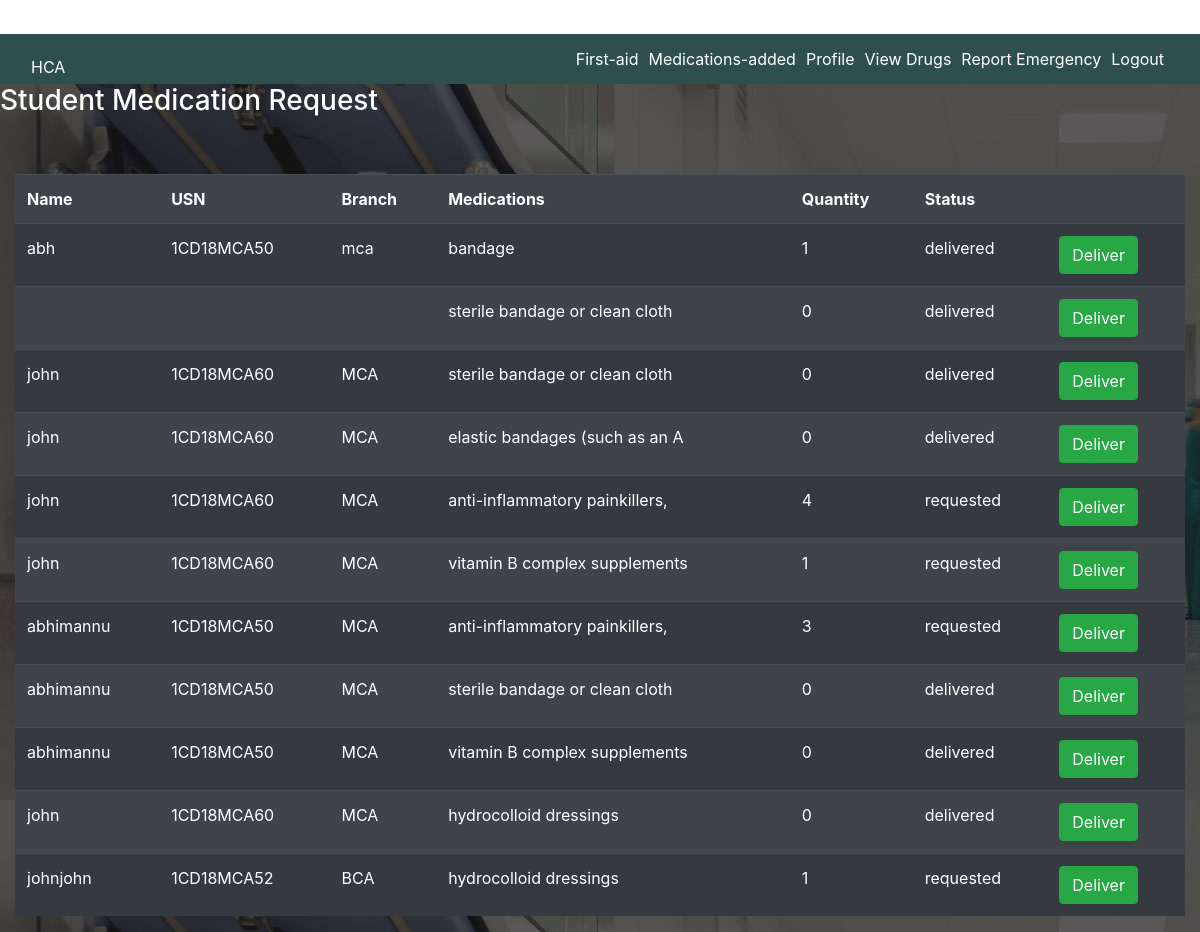
The page /student_req.php on the database its author committed.
### tables this page shows
CREATE TABLE `student_drug` (
  `name` varchar(30) NOT NULL,
  `usn` varchar(30) NOT NULL,
  `branch` varchar(30) NOT NULL,
  `du` varchar(30) NOT NULL,
  `stock` varchar(30) NOT NULL,
  `status` varchar(50) NOT NULL
);

### student_req.php (the view, shortened to what this page needs)
<?php
include("bootstrap.php");
include("headers_include.php");
include("connection.php");
$query="select * from student_drug";
$data=mysqli_query($con,$query);
$total=mysqli_num_rows($data);
if($total!=0)
{
    echo "
    <h3>Student Medication Request</h3><br/><br/><br/><br/>
    <div class=container-fluid>
    <form method=post>
    <table align=center cellspaceing=5 colspaceing=5 class='table table-striped table-dark' id=tab1>
          <tr>
              <th scope=col>Name</th>
              <th scope=col>USN</th>
              <th scope=col>Branch</th>
              <th scope=col>Medications</th>
              <th scope=col>Quantity</th>
              <th colspan=2> Status</th>
          </tr>
          ";
    while($result=mysqli_fetch_array($data))
    {
     echo "<tr>
               <td>".$result['name']."</td>
               <td>".$result['usn']."</td>
               <td>".$result['branch']."</td>
               <td>".$result['du']."</td>
               <td>".$result['stock']."</td>
               <td>".$result['status']."</td>
               <td><a href='student_requpdate.php?a=$result[usn]&b=$result[du]' class='btn btn-success' name='deliver'>Deliver</a></td>
               ";
    }
}
else
{
 echo "No records to display";
}
?>
<!DOCTYPE html>
<html lang="en">
<head>
</head>
<body>
</body>
</html>

### bootstrap.php (shortened to what this page needs)
<!DOCTYPE html>
<html lang="en">
<head>
<link rel="stylesheet" href="https://stackpath.bootstrapcdn.com/bootstrap/4.3.1/css/bootstrap.min.css">
</head>
<body>
</body>
</html>

### headers_include.php (shortened to what this page needs)
<?php
if($_SESSION['user']=="chethan"){
include("adimnheader.php");
}else{
    include("userheader.php");
}
?>
<!DOCTYPE html>
<html lang="en">
<head>
</head>
<body>
</body>
</html>

### userheader.php (shortened to what this page needs)
<!DOCTYPE html>
<html lang="en">
<head>
<link rel="stylesheet" href="https://stackpath.bootstrapcdn.com/bootstrap/4.3.1/css/bootstrap.min.css">
</head>
<body>
   <?php include("header.php") ?>
   <nav class="navbar navbar-inverse navbar-fixed-top" id="nav">
       <div class="container-fluid">
          <div class="headertxt">
              HCA
          </div>
          <ul>
              <li class="active"><a href="index.php">First-aid</a></li>
              <li><a href="medication_added.php" class="mu">Medications-added</a></li>
              <li><a href="profile.php" class="p">Profile</a></li>
              <li><a href="view_drugsuser.php" class="vd">View Drugs</a></li>
              <li><a href="emergency_menu.php" class="em">Report Emergency</a></li>
              <li><a href="login.php">Logout</a></li>
          </ul>
       </div>
   </nav>

### header.php (shortened to what this page needs)
<!DOCTYPE html>
<html lang="en">
<head>
 <link rel="stylesheet" href="https://stackpath.bootstrapcdn.com/bootstrap/4.3.1/css/bootstrap.min.css">
</head>
<body>
   <div class="page-header" id="head1">
   <h3 align="center" style="font-family:'times new roman'; color:white;">Add- college name / any department</h3>
</div>
</body>
</html>

### userheader.php (style rules this page uses)
ul li { float: left; margin:5px; text-decoration: none; list-style: none; display: block; }
#nav { background-color: darkslategrey; margin-top: -8px; color: white; font-weight:; height: 50px; }
li a { text-decoration: none; color: white; }

### header.php (style rules this page uses)
#head1 { background-color: white; color: navy; }

### headers_include.php (style rules this page uses)
body { background: url(images/1.jpg); color: white; }

### student_req.php (style rules this page uses)
#tab1 { margin-top: -4%; }

### rows shown on the page
student_drug: name "abh", usn "1CD18MCA50", branch "mca", du "bandage", stock "1", status "delivered"
student_drug: du "sterile bandage or clean cloth", stock "0", status "delivered"
student_drug: name "john", usn "1CD18MCA60", branch "MCA", du "sterile bandage or clean cloth", stock "0", status "delivered"
student_drug: name "john", usn "1CD18MCA60", branch "MCA", du "elastic bandages (such as an A", stock "0", status "delivered"
student_drug: name "john", usn "1CD18MCA60", branch "MCA", du "anti-inflammatory painkillers,", stock "4", status "requested"
student_drug: name "john", usn "1CD18MCA60", branch "MCA", du "vitamin B complex supplements", stock "1", status "requested"
student_drug: name "abhimannu", usn "1CD18MCA50", branch "MCA", du "anti-inflammatory painkillers,", stock "3", status "requested"
student_drug: name "abhimannu", usn "1CD18MCA50", branch "MCA", du "sterile bandage or clean cloth", stock "0", status "delivered"
student_drug: name "abhimannu", usn "1CD18MCA50", branch "MCA", du "vitamin B complex supplements", stock "0", status "delivered"
student_drug: name "john", usn "1CD18MCA60", branch "MCA", du "hydrocolloid dressings", stock "0", status "delivered"
student_drug: name "johnjohn", usn "1CD18MCA52", branch "BCA", du "hydrocolloid dressings", stock "1", status "requested"
